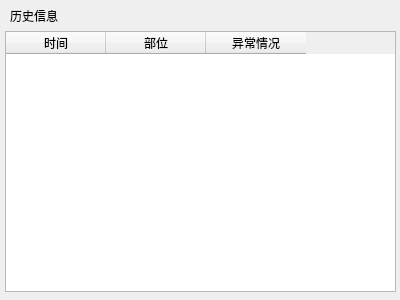
<?xml version="1.0" encoding="UTF-8"?>
<ui version="4.0">
 <class>history</class>
 <widget class="QDialog" name="history">
  <property name="geometry">
   <rect>
    <x>0</x>
    <y>0</y>
    <width>400</width>
    <height>300</height>
   </rect>
  </property>
  <property name="windowTitle">
   <string>历史故障信息</string>
  </property>
  <widget class="QTableWidget" name="tableWidget">
   <property name="geometry">
    <rect>
     <x>5</x>
     <y>31</y>
     <width>391</width>
     <height>261</height>
    </rect>
   </property>
   <column>
    <property name="text">
     <string>时间</string>
    </property>
   </column>
   <column>
    <property name="text">
     <string>部位</string>
    </property>
   </column>
   <column>
    <property name="text">
     <string>异常情况</string>
    </property>
   </column>
  </widget>
  <widget class="QLabel" name="label">
   <property name="geometry">
    <rect>
     <x>10</x>
     <y>10</y>
     <width>54</width>
     <height>12</height>
    </rect>
   </property>
   <property name="text">
    <string>历史信息</string>
   </property>
  </widget>
 </widget>
 <resources/>
 <connections/>
</ui>
